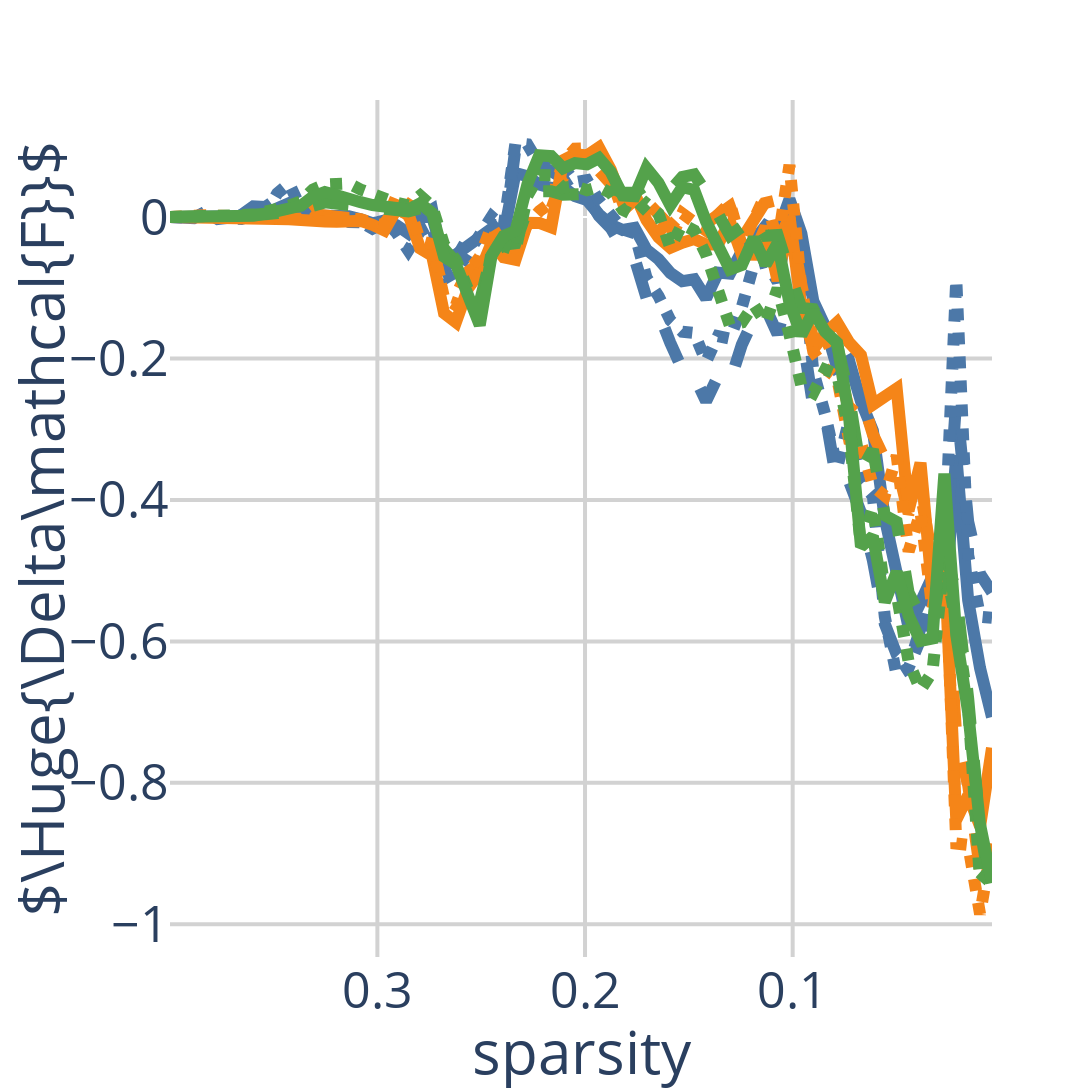

The notebook cell saved with this chart:
### Code cell
from circuit_pruner.visualizer.layouts import big_fig_layout

fig.update_layout(big_fig_layout)
#fig.update_layout({ 'width':3000})

fig.update

fig.update_layout({
                    'height':1200,
                    'width':1600,
                    'font':{'size':50}},
)


fig.update_layout(legend= {'bgcolor': 'rgba(255,255,255,0.3)'})

fig.update_layout(legend=dict(
                                yanchor="top",
                                y=0.3,
                                xanchor="left",
                                x=0.03
                              ))



fig.update_layout(legend=dict(
                             font=dict(size=40)
                    ))

fig.update_layout({'showlegend':False})
